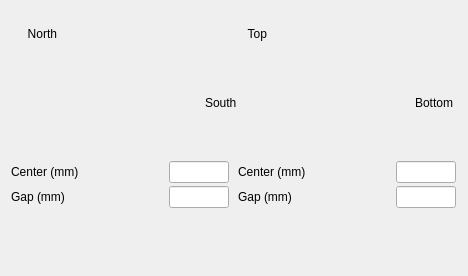
<?xml version="1.0" encoding="UTF-8"?>
<ui version="4.0">
 <class>Form</class>
 <widget class="QWidget" name="Form">
  <property name="geometry">
   <rect>
    <x>0</x>
    <y>0</y>
    <width>468</width>
    <height>276</height>
   </rect>
  </property>
  <property name="sizePolicy">
   <sizepolicy hsizetype="Preferred" vsizetype="Preferred">
    <horstretch>0</horstretch>
    <verstretch>0</verstretch>
   </sizepolicy>
  </property>
  <property name="minimumSize">
   <size>
    <width>300</width>
    <height>150</height>
   </size>
  </property>
  <property name="sizeIncrement">
   <size>
    <width>1</width>
    <height>1</height>
   </size>
  </property>
  <property name="baseSize">
   <size>
    <width>400</width>
    <height>200</height>
   </size>
  </property>
  <property name="windowTitle">
   <string>Form</string>
  </property>
  <layout class="QVBoxLayout" name="main_layout" stretch="0,0,0,0">
   <property name="spacing">
    <number>3</number>
   </property>
   <property name="sizeConstraint">
    <enum>QLayout::SetDefaultConstraint</enum>
   </property>
   <property name="leftMargin">
    <number>5</number>
   </property>
   <property name="topMargin">
    <number>5</number>
   </property>
   <property name="rightMargin">
    <number>5</number>
   </property>
   <property name="bottomMargin">
    <number>5</number>
   </property>
   <item>
    <widget class="TyphosDisplayTitle" name="TyphosDisplayTitle">
     <property name="toolTip">
      <string/>
     </property>
    </widget>
   </item>
   <item>
    <widget class="QFrame" name="frame">
     <property name="sizePolicy">
      <sizepolicy hsizetype="Fixed" vsizetype="Fixed">
       <horstretch>0</horstretch>
       <verstretch>0</verstretch>
      </sizepolicy>
     </property>
     <property name="minimumSize">
      <size>
       <width>470</width>
       <height>150</height>
      </size>
     </property>
     <property name="maximumSize">
      <size>
       <width>470</width>
       <height>150</height>
      </size>
     </property>
     <property name="styleSheet">
      <string notr="true">PyDMLabel {
color: black;
background-color: none;
border-radius: 0px;
}</string>
     </property>
     <property name="frameShape">
      <enum>QFrame::NoFrame</enum>
     </property>
     <property name="frameShadow">
      <enum>QFrame::Plain</enum>
     </property>
     <property name="lineWidth">
      <number>0</number>
     </property>
     <widget class="PyDMScaleIndicator" name="PyDMScaleIndicator_14">
      <property name="geometry">
       <rect>
        <x>334</x>
        <y>-2</y>
        <width>71</width>
        <height>144</height>
       </rect>
      </property>
      <property name="sizePolicy">
       <sizepolicy hsizetype="Expanding" vsizetype="Expanding">
        <horstretch>0</horstretch>
        <verstretch>0</verstretch>
       </sizepolicy>
      </property>
      <property name="toolTip">
       <string/>
      </property>
      <property name="precision" stdset="0">
       <number>3</number>
      </property>
      <property name="precisionFromPV" stdset="0">
       <bool>false</bool>
      </property>
      <property name="channel" stdset="0">
       <string>ca://${prefix}:MMS:BOTTOM.RBV</string>
      </property>
      <property name="showValue" stdset="0">
       <bool>true</bool>
      </property>
      <property name="showLimits" stdset="0">
       <bool>false</bool>
      </property>
      <property name="showTicks" stdset="0">
       <bool>false</bool>
      </property>
      <property name="orientation" stdset="0">
       <enum>Qt::Vertical</enum>
      </property>
      <property name="flipScale" stdset="0">
       <bool>false</bool>
      </property>
      <property name="barIndicator" stdset="0">
       <bool>true</bool>
      </property>
      <property name="backgroundColor" stdset="0">
       <color>
        <red>0</red>
        <green>0</green>
        <blue>0</blue>
       </color>
      </property>
      <property name="indicatorColor" stdset="0">
       <color>
        <red>255</red>
        <green>170</green>
        <blue>0</blue>
       </color>
      </property>
      <property name="scaleHeight" stdset="0">
       <number>80</number>
      </property>
      <property name="valuePosition" stdset="0">
       <enum>Qt::TopEdge</enum>
      </property>
      <property name="originAtZero" stdset="0">
       <bool>false</bool>
      </property>
      <property name="limitsFromChannel" stdset="0">
       <bool>false</bool>
      </property>
      <property name="userLowerLimit" stdset="0">
       <double>-32.000000000000000</double>
      </property>
      <property name="userUpperLimit" stdset="0">
       <double>0.000000000000000</double>
      </property>
     </widget>
     <widget class="PyDMScaleIndicator" name="PyDMScaleIndicator_15">
      <property name="geometry">
       <rect>
        <x>264</x>
        <y>-2</y>
        <width>71</width>
        <height>144</height>
       </rect>
      </property>
      <property name="sizePolicy">
       <sizepolicy hsizetype="Fixed" vsizetype="Fixed">
        <horstretch>0</horstretch>
        <verstretch>0</verstretch>
       </sizepolicy>
      </property>
      <property name="baseSize">
       <size>
        <width>0</width>
        <height>0</height>
       </size>
      </property>
      <property name="toolTip">
       <string/>
      </property>
      <property name="precision" stdset="0">
       <number>3</number>
      </property>
      <property name="precisionFromPV" stdset="0">
       <bool>false</bool>
      </property>
      <property name="channel" stdset="0">
       <string>ca://${prefix}:MMS:TOP.RBV</string>
      </property>
      <property name="showValue" stdset="0">
       <bool>true</bool>
      </property>
      <property name="showLimits" stdset="0">
       <bool>false</bool>
      </property>
      <property name="showTicks" stdset="0">
       <bool>false</bool>
      </property>
      <property name="orientation" stdset="0">
       <enum>Qt::Vertical</enum>
      </property>
      <property name="flipScale" stdset="0">
       <bool>false</bool>
      </property>
      <property name="invertedAppearance" stdset="0">
       <bool>false</bool>
      </property>
      <property name="barIndicator" stdset="0">
       <bool>true</bool>
      </property>
      <property name="backgroundColor" stdset="0">
       <color>
        <red>0</red>
        <green>0</green>
        <blue>0</blue>
       </color>
      </property>
      <property name="indicatorColor" stdset="0">
       <color>
        <red>255</red>
        <green>170</green>
        <blue>0</blue>
       </color>
      </property>
      <property name="scaleHeight" stdset="0">
       <number>80</number>
      </property>
      <property name="valuePosition" stdset="0">
       <enum>Qt::TopEdge</enum>
      </property>
      <property name="originAtZero" stdset="0">
       <bool>true</bool>
      </property>
      <property name="limitsFromChannel" stdset="0">
       <bool>false</bool>
      </property>
      <property name="userLowerLimit" stdset="0">
       <double>-32.000000000000000</double>
      </property>
      <property name="userUpperLimit" stdset="0">
       <double>0.000000000000000</double>
      </property>
     </widget>
     <widget class="PyDMScaleIndicator" name="PyDMScaleIndicator_16">
      <property name="enabled">
       <bool>false</bool>
      </property>
      <property name="geometry">
       <rect>
        <x>54</x>
        <y>-2</y>
        <width>141</width>
        <height>71</height>
       </rect>
      </property>
      <property name="sizePolicy">
       <sizepolicy hsizetype="Expanding" vsizetype="Expanding">
        <horstretch>0</horstretch>
        <verstretch>0</verstretch>
       </sizepolicy>
      </property>
      <property name="toolTip">
       <string/>
      </property>
      <property name="lineWidth">
       <number>1</number>
      </property>
      <property name="midLineWidth">
       <number>0</number>
      </property>
      <property name="precision" stdset="0">
       <number>3</number>
      </property>
      <property name="precisionFromPV" stdset="0">
       <bool>false</bool>
      </property>
      <property name="channel" stdset="0">
       <string>ca://${prefix}:MMS:NORTH.RBV</string>
      </property>
      <property name="showValue" stdset="0">
       <bool>true</bool>
      </property>
      <property name="showLimits" stdset="0">
       <bool>false</bool>
      </property>
      <property name="showTicks" stdset="0">
       <bool>false</bool>
      </property>
      <property name="orientation" stdset="0">
       <enum>Qt::Horizontal</enum>
      </property>
      <property name="flipScale" stdset="0">
       <bool>false</bool>
      </property>
      <property name="invertedAppearance" stdset="0">
       <bool>true</bool>
      </property>
      <property name="barIndicator" stdset="0">
       <bool>true</bool>
      </property>
      <property name="backgroundColor" stdset="0">
       <color>
        <red>0</red>
        <green>0</green>
        <blue>0</blue>
       </color>
      </property>
      <property name="indicatorColor" stdset="0">
       <color>
        <red>255</red>
        <green>170</green>
        <blue>0</blue>
       </color>
      </property>
      <property name="scaleHeight" stdset="0">
       <number>80</number>
      </property>
      <property name="originAtZero" stdset="0">
       <bool>true</bool>
      </property>
      <property name="limitsFromChannel" stdset="0">
       <bool>false</bool>
      </property>
      <property name="userLowerLimit" stdset="0">
       <double>-32.000000000000000</double>
      </property>
      <property name="userUpperLimit" stdset="0">
       <double>0.000000000000000</double>
      </property>
     </widget>
     <widget class="PyDMScaleIndicator" name="PyDMScaleIndicator_17">
      <property name="enabled">
       <bool>false</bool>
      </property>
      <property name="geometry">
       <rect>
        <x>54</x>
        <y>68</y>
        <width>141</width>
        <height>71</height>
       </rect>
      </property>
      <property name="toolTip">
       <string/>
      </property>
      <property name="precision" stdset="0">
       <number>3</number>
      </property>
      <property name="precisionFromPV" stdset="0">
       <bool>false</bool>
      </property>
      <property name="channel" stdset="0">
       <string>ca://${prefix}:MMS:SOUTH.RBV</string>
      </property>
      <property name="showValue" stdset="0">
       <bool>true</bool>
      </property>
      <property name="showLimits" stdset="0">
       <bool>false</bool>
      </property>
      <property name="showTicks" stdset="0">
       <bool>false</bool>
      </property>
      <property name="orientation" stdset="0">
       <enum>Qt::Horizontal</enum>
      </property>
      <property name="flipScale" stdset="0">
       <bool>false</bool>
      </property>
      <property name="invertedAppearance" stdset="0">
       <bool>true</bool>
      </property>
      <property name="barIndicator" stdset="0">
       <bool>true</bool>
      </property>
      <property name="backgroundColor" stdset="0">
       <color>
        <red>0</red>
        <green>0</green>
        <blue>0</blue>
       </color>
      </property>
      <property name="indicatorColor" stdset="0">
       <color>
        <red>255</red>
        <green>170</green>
        <blue>0</blue>
       </color>
      </property>
      <property name="scaleHeight" stdset="0">
       <number>80</number>
      </property>
      <property name="valuePosition" stdset="0">
       <enum>Qt::TopEdge</enum>
      </property>
      <property name="limitsFromChannel" stdset="0">
       <bool>false</bool>
      </property>
      <property name="userLowerLimit" stdset="0">
       <double>-32.000000000000000</double>
      </property>
      <property name="userUpperLimit" stdset="0">
       <double>0.000000000000000</double>
      </property>
     </widget>
     <widget class="QLabel" name="label_5">
      <property name="geometry">
       <rect>
        <x>4</x>
        <y>18</y>
        <width>48</width>
        <height>16</height>
       </rect>
      </property>
      <property name="text">
       <string>North</string>
      </property>
      <property name="alignment">
       <set>Qt::AlignRight|Qt::AlignTrailing|Qt::AlignVCenter</set>
      </property>
     </widget>
     <widget class="QLabel" name="label_6">
      <property name="geometry">
       <rect>
        <x>200</x>
        <y>88</y>
        <width>47</width>
        <height>14</height>
       </rect>
      </property>
      <property name="text">
       <string>South</string>
      </property>
     </widget>
     <widget class="QLabel" name="label_7">
      <property name="geometry">
       <rect>
        <x>224</x>
        <y>18</y>
        <width>38</width>
        <height>16</height>
       </rect>
      </property>
      <property name="text">
       <string>Top</string>
      </property>
      <property name="alignment">
       <set>Qt::AlignRight|Qt::AlignTrailing|Qt::AlignVCenter</set>
      </property>
     </widget>
     <widget class="QLabel" name="label_8">
      <property name="geometry">
       <rect>
        <x>410</x>
        <y>88</y>
        <width>47</width>
        <height>14</height>
       </rect>
      </property>
      <property name="text">
       <string>Bottom</string>
      </property>
     </widget>
    </widget>
   </item>
   <item>
    <layout class="QGridLayout" name="gridLayout">
     <property name="topMargin">
      <number>0</number>
     </property>
     <item row="0" column="2">
      <widget class="PyDMLineEdit" name="PyDMLineEdit_23">
       <property name="sizePolicy">
        <sizepolicy hsizetype="Minimum" vsizetype="Minimum">
         <horstretch>0</horstretch>
         <verstretch>0</verstretch>
        </sizepolicy>
       </property>
       <property name="maximumSize">
        <size>
         <width>60</width>
         <height>16777215</height>
        </size>
       </property>
       <property name="toolTip">
        <string/>
       </property>
       <property name="precision" stdset="0">
        <number>3</number>
       </property>
       <property name="precisionFromPV" stdset="0">
        <bool>false</bool>
       </property>
       <property name="channel" stdset="0">
        <string>ca://${prefix}:XCEN_REQ</string>
       </property>
      </widget>
     </item>
     <item row="1" column="2">
      <widget class="PyDMLineEdit" name="PyDMLineEdit_24">
       <property name="sizePolicy">
        <sizepolicy hsizetype="Minimum" vsizetype="Minimum">
         <horstretch>0</horstretch>
         <verstretch>0</verstretch>
        </sizepolicy>
       </property>
       <property name="maximumSize">
        <size>
         <width>60</width>
         <height>16777215</height>
        </size>
       </property>
       <property name="toolTip">
        <string/>
       </property>
       <property name="precision" stdset="0">
        <number>3</number>
       </property>
       <property name="precisionFromPV" stdset="0">
        <bool>false</bool>
       </property>
       <property name="channel" stdset="0">
        <string>ca://${prefix}:XWID_REQ</string>
       </property>
      </widget>
     </item>
     <item row="1" column="0">
      <widget class="QLabel" name="label_10">
       <property name="sizePolicy">
        <sizepolicy hsizetype="Minimum" vsizetype="Minimum">
         <horstretch>0</horstretch>
         <verstretch>0</verstretch>
        </sizepolicy>
       </property>
       <property name="maximumSize">
        <size>
         <width>80</width>
         <height>16777215</height>
        </size>
       </property>
       <property name="text">
        <string>Gap (mm)</string>
       </property>
       <property name="margin">
        <number>0</number>
       </property>
       <property name="indent">
        <number>5</number>
       </property>
      </widget>
     </item>
     <item row="0" column="1">
      <widget class="PyDMLabel" name="PyDMLabel_47">
       <property name="sizePolicy">
        <sizepolicy hsizetype="Minimum" vsizetype="Minimum">
         <horstretch>0</horstretch>
         <verstretch>0</verstretch>
        </sizepolicy>
       </property>
       <property name="minimumSize">
        <size>
         <width>75</width>
         <height>0</height>
        </size>
       </property>
       <property name="maximumSize">
        <size>
         <width>60</width>
         <height>16777215</height>
        </size>
       </property>
       <property name="toolTip">
        <string/>
       </property>
       <property name="whatsThis">
        <string/>
       </property>
       <property name="precision" stdset="0">
        <number>3</number>
       </property>
       <property name="precisionFromPV" stdset="0">
        <bool>false</bool>
       </property>
       <property name="channel" stdset="0">
        <string>ca://${prefix}:ACTUAL_XCENTER_RBV</string>
       </property>
       <property name="displayFormat" stdset="0">
        <enum>PyDMLabel::Decimal</enum>
       </property>
      </widget>
     </item>
     <item row="0" column="0">
      <widget class="QLabel" name="label_9">
       <property name="sizePolicy">
        <sizepolicy hsizetype="Minimum" vsizetype="Minimum">
         <horstretch>0</horstretch>
         <verstretch>0</verstretch>
        </sizepolicy>
       </property>
       <property name="maximumSize">
        <size>
         <width>80</width>
         <height>16777215</height>
        </size>
       </property>
       <property name="text">
        <string>Center (mm)</string>
       </property>
       <property name="margin">
        <number>0</number>
       </property>
       <property name="indent">
        <number>5</number>
       </property>
      </widget>
     </item>
     <item row="0" column="5">
      <widget class="PyDMLineEdit" name="PyDMLineEdit_7">
       <property name="sizePolicy">
        <sizepolicy hsizetype="Minimum" vsizetype="Minimum">
         <horstretch>0</horstretch>
         <verstretch>0</verstretch>
        </sizepolicy>
       </property>
       <property name="maximumSize">
        <size>
         <width>60</width>
         <height>16777215</height>
        </size>
       </property>
       <property name="toolTip">
        <string/>
       </property>
       <property name="precision" stdset="0">
        <number>3</number>
       </property>
       <property name="precisionFromPV" stdset="0">
        <bool>false</bool>
       </property>
       <property name="channel" stdset="0">
        <string>ca://${prefix}:YCEN_REQ</string>
       </property>
      </widget>
     </item>
     <item row="1" column="5">
      <widget class="PyDMLineEdit" name="PyDMLineEdit_8">
       <property name="sizePolicy">
        <sizepolicy hsizetype="Minimum" vsizetype="Minimum">
         <horstretch>0</horstretch>
         <verstretch>0</verstretch>
        </sizepolicy>
       </property>
       <property name="maximumSize">
        <size>
         <width>60</width>
         <height>16777215</height>
        </size>
       </property>
       <property name="toolTip">
        <string/>
       </property>
       <property name="precision" stdset="0">
        <number>3</number>
       </property>
       <property name="precisionFromPV" stdset="0">
        <bool>false</bool>
       </property>
       <property name="channel" stdset="0">
        <string>ca://${prefix}:YWID_REQ</string>
       </property>
      </widget>
     </item>
     <item row="1" column="4">
      <widget class="PyDMLabel" name="PyDMLabel_46">
       <property name="sizePolicy">
        <sizepolicy hsizetype="Minimum" vsizetype="Minimum">
         <horstretch>0</horstretch>
         <verstretch>0</verstretch>
        </sizepolicy>
       </property>
       <property name="minimumSize">
        <size>
         <width>75</width>
         <height>0</height>
        </size>
       </property>
       <property name="maximumSize">
        <size>
         <width>60</width>
         <height>16777215</height>
        </size>
       </property>
       <property name="toolTip">
        <string/>
       </property>
       <property name="whatsThis">
        <string/>
       </property>
       <property name="precision" stdset="0">
        <number>3</number>
       </property>
       <property name="precisionFromPV" stdset="0">
        <bool>false</bool>
       </property>
       <property name="channel" stdset="0">
        <string>ca://${prefix}:ACTUAL_YWIDTH_RBV</string>
       </property>
       <property name="displayFormat" stdset="0">
        <enum>PyDMLabel::Decimal</enum>
       </property>
      </widget>
     </item>
     <item row="1" column="1">
      <widget class="PyDMLabel" name="PyDMLabel_48">
       <property name="sizePolicy">
        <sizepolicy hsizetype="Minimum" vsizetype="Minimum">
         <horstretch>0</horstretch>
         <verstretch>0</verstretch>
        </sizepolicy>
       </property>
       <property name="minimumSize">
        <size>
         <width>75</width>
         <height>0</height>
        </size>
       </property>
       <property name="maximumSize">
        <size>
         <width>60</width>
         <height>16777215</height>
        </size>
       </property>
       <property name="toolTip">
        <string/>
       </property>
       <property name="whatsThis">
        <string/>
       </property>
       <property name="precision" stdset="0">
        <number>3</number>
       </property>
       <property name="precisionFromPV" stdset="0">
        <bool>false</bool>
       </property>
       <property name="channel" stdset="0">
        <string>ca://${prefix}:ACTUAL_XWIDTH_RBV</string>
       </property>
       <property name="displayFormat" stdset="0">
        <enum>PyDMLabel::Decimal</enum>
       </property>
      </widget>
     </item>
     <item row="0" column="4">
      <widget class="PyDMLabel" name="PyDMLabel_45">
       <property name="sizePolicy">
        <sizepolicy hsizetype="Minimum" vsizetype="Minimum">
         <horstretch>0</horstretch>
         <verstretch>0</verstretch>
        </sizepolicy>
       </property>
       <property name="minimumSize">
        <size>
         <width>75</width>
         <height>0</height>
        </size>
       </property>
       <property name="maximumSize">
        <size>
         <width>60</width>
         <height>16777215</height>
        </size>
       </property>
       <property name="toolTip">
        <string/>
       </property>
       <property name="whatsThis">
        <string/>
       </property>
       <property name="precision" stdset="0">
        <number>3</number>
       </property>
       <property name="precisionFromPV" stdset="0">
        <bool>false</bool>
       </property>
       <property name="channel" stdset="0">
        <string>ca://${prefix}:ACTUAL_YCENTER_RBV</string>
       </property>
       <property name="displayFormat" stdset="0">
        <enum>PyDMLabel::Decimal</enum>
       </property>
      </widget>
     </item>
     <item row="0" column="3">
      <widget class="QLabel" name="label_11">
       <property name="sizePolicy">
        <sizepolicy hsizetype="Minimum" vsizetype="Minimum">
         <horstretch>0</horstretch>
         <verstretch>0</verstretch>
        </sizepolicy>
       </property>
       <property name="maximumSize">
        <size>
         <width>80</width>
         <height>16777215</height>
        </size>
       </property>
       <property name="text">
        <string>Center (mm)</string>
       </property>
       <property name="margin">
        <number>0</number>
       </property>
       <property name="indent">
        <number>5</number>
       </property>
      </widget>
     </item>
     <item row="1" column="3">
      <widget class="QLabel" name="label_12">
       <property name="sizePolicy">
        <sizepolicy hsizetype="Minimum" vsizetype="Minimum">
         <horstretch>0</horstretch>
         <verstretch>0</verstretch>
        </sizepolicy>
       </property>
       <property name="maximumSize">
        <size>
         <width>80</width>
         <height>16777215</height>
        </size>
       </property>
       <property name="text">
        <string>Gap (mm)</string>
       </property>
       <property name="margin">
        <number>0</number>
       </property>
       <property name="indent">
        <number>5</number>
       </property>
      </widget>
     </item>
    </layout>
   </item>
   <item>
    <spacer name="verticalSpacer_2">
     <property name="orientation">
      <enum>Qt::Vertical</enum>
     </property>
     <property name="sizeHint" stdset="0">
      <size>
       <width>20</width>
       <height>40</height>
      </size>
     </property>
    </spacer>
   </item>
  </layout>
 </widget>
 <customwidgets>
  <customwidget>
   <class>TyphosDisplayTitle</class>
   <extends>QFrame</extends>
   <header>typhos.display</header>
  </customwidget>
  <customwidget>
   <class>PyDMLabel</class>
   <extends>QLabel</extends>
   <header>pydm.widgets.label</header>
  </customwidget>
  <customwidget>
   <class>PyDMLineEdit</class>
   <extends>QLineEdit</extends>
   <header>pydm.widgets.line_edit</header>
  </customwidget>
  <customwidget>
   <class>PyDMScaleIndicator</class>
   <extends>QFrame</extends>
   <header>pydm.widgets.scale</header>
  </customwidget>
 </customwidgets>
 <resources/>
 <connections/>
</ui>
